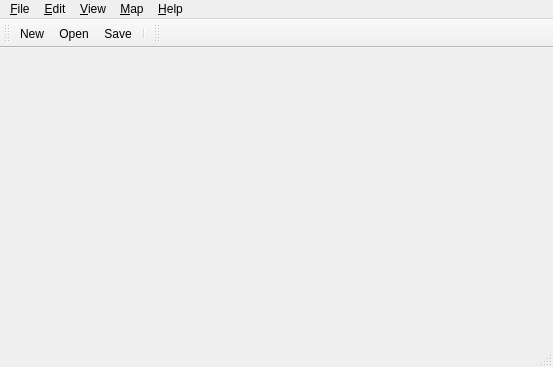
<?xml version="1.0" encoding="UTF-8"?>
<ui version="4.0">
 <class>MainWindow</class>
 <widget class="QMainWindow" name="MainWindow">
  <property name="geometry">
   <rect>
    <x>0</x>
    <y>0</y>
    <width>553</width>
    <height>367</height>
   </rect>
  </property>
  <property name="acceptDrops">
   <bool>true</bool>
  </property>
  <property name="windowTitle">
   <string>Dofus.io Map Editor</string>
  </property>
  <property name="unifiedTitleAndToolBarOnMac">
   <bool>true</bool>
  </property>
  <widget class="QWidget" name="centralWidget">
   <layout class="QVBoxLayout" name="verticalLayout">
    <property name="leftMargin">
     <number>0</number>
    </property>
    <property name="topMargin">
     <number>0</number>
    </property>
    <property name="rightMargin">
     <number>0</number>
    </property>
    <property name="bottomMargin">
     <number>0</number>
    </property>
   </layout>
  </widget>
  <widget class="QMenuBar" name="menuBar">
   <property name="geometry">
    <rect>
     <x>0</x>
     <y>0</y>
     <width>553</width>
     <height>21</height>
    </rect>
   </property>
   <widget class="QMenu" name="menuFile">
    <property name="title">
     <string>&amp;File</string>
    </property>
    <widget class="QMenu" name="menuRecentFiles">
     <property name="title">
      <string>&amp;Recent Files</string>
     </property>
     <property name="icon">
      <iconset resource="tiled.qrc">
       <normaloff>:/images/16x16/document-open-recent.png</normaloff>:/images/16x16/document-open-recent.png</iconset>
     </property>
     <addaction name="actionClearRecentFiles"/>
    </widget>
    <addaction name="actionNew"/>
    <addaction name="actionOpen"/>
    <addaction name="menuRecentFiles"/>
    <addaction name="separator"/>
    <addaction name="actionSave"/>
    <addaction name="actionSaveAs"/>
    <addaction name="actionSaveAsImage"/>
    <addaction name="actionExport"/>
    <addaction name="actionExportAs"/>
    <addaction name="actionReload"/>
    <addaction name="separator"/>
    <addaction name="actionClose"/>
    <addaction name="actionCloseAll"/>
    <addaction name="actionQuit"/>
   </widget>
   <widget class="QMenu" name="menuEdit">
    <property name="title">
     <string>&amp;Edit</string>
    </property>
    <addaction name="actionCut"/>
    <addaction name="actionCopy"/>
    <addaction name="actionPaste"/>
    <addaction name="actionDelete"/>
    <addaction name="separator"/>
    <addaction name="actionPreferences"/>
   </widget>
   <widget class="QMenu" name="menuHelp">
    <property name="title">
     <string>&amp;Help</string>
    </property>
    <addaction name="actionAbout"/>
    <addaction name="actionAboutQt"/>
   </widget>
   <widget class="QMenu" name="menuMap">
    <property name="title">
     <string>&amp;Map</string>
    </property>
    <addaction name="actionNewTileset"/>
    <addaction name="actionAddExternalTileset"/>
    <addaction name="separator"/>
    <addaction name="actionResizeMap"/>
    <addaction name="actionOffsetMap"/>
    <addaction name="separator"/>
    <addaction name="actionMapProperties"/>
    <addaction name="actionAutoMap"/>
   </widget>
   <widget class="QMenu" name="menuView">
    <property name="title">
     <string>&amp;View</string>
    </property>
    <addaction name="actionShowGrid"/>
    <addaction name="actionShowTileObjectOutlines"/>
    <addaction name="actionShowTileAnimations"/>
    <addaction name="actionHighlightCurrentLayer"/>
    <addaction name="separator"/>
    <addaction name="actionSnapToGrid"/>
    <addaction name="actionSnapToFineGrid"/>
    <addaction name="separator"/>
    <addaction name="actionZoomIn"/>
    <addaction name="actionZoomOut"/>
    <addaction name="actionZoomNormal"/>
   </widget>
   <addaction name="menuFile"/>
   <addaction name="menuEdit"/>
   <addaction name="menuView"/>
   <addaction name="menuMap"/>
   <addaction name="menuHelp"/>
  </widget>
  <widget class="QToolBar" name="mainToolBar">
   <property name="windowTitle">
    <string>Main Toolbar</string>
   </property>
   <attribute name="toolBarArea">
    <enum>TopToolBarArea</enum>
   </attribute>
   <attribute name="toolBarBreak">
    <bool>false</bool>
   </attribute>
   <addaction name="actionNew"/>
   <addaction name="actionOpen"/>
   <addaction name="actionSave"/>
   <addaction name="separator"/>
  </widget>
  <widget class="QStatusBar" name="statusBar"/>
  <widget class="QToolBar" name="toolsToolBar">
   <property name="windowTitle">
    <string>Tools</string>
   </property>
   <attribute name="toolBarArea">
    <enum>TopToolBarArea</enum>
   </attribute>
   <attribute name="toolBarBreak">
    <bool>false</bool>
   </attribute>
  </widget>
  <action name="actionOpen">
   <property name="icon">
    <iconset resource="tiled.qrc">
     <normaloff>:/images/16x16/document-open.png</normaloff>:/images/16x16/document-open.png</iconset>
   </property>
   <property name="text">
    <string>&amp;Open...</string>
   </property>
  </action>
  <action name="actionSave">
   <property name="icon">
    <iconset resource="tiled.qrc">
     <normaloff>:/images/16x16/document-save.png</normaloff>:/images/16x16/document-save.png</iconset>
   </property>
   <property name="text">
    <string>&amp;Save</string>
   </property>
  </action>
  <action name="actionQuit">
   <property name="icon">
    <iconset resource="tiled.qrc">
     <normaloff>:/images/16x16/application-exit.png</normaloff>:/images/16x16/application-exit.png</iconset>
   </property>
   <property name="text">
    <string>&amp;Quit</string>
   </property>
   <property name="menuRole">
    <enum>QAction::QuitRole</enum>
   </property>
  </action>
  <action name="actionCopy">
   <property name="enabled">
    <bool>false</bool>
   </property>
   <property name="icon">
    <iconset resource="tiled.qrc">
     <normaloff>:/images/16x16/edit-copy.png</normaloff>:/images/16x16/edit-copy.png</iconset>
   </property>
   <property name="text">
    <string>&amp;Copy</string>
   </property>
  </action>
  <action name="actionPaste">
   <property name="enabled">
    <bool>false</bool>
   </property>
   <property name="icon">
    <iconset resource="tiled.qrc">
     <normaloff>:/images/16x16/edit-paste.png</normaloff>:/images/16x16/edit-paste.png</iconset>
   </property>
   <property name="text">
    <string>&amp;Paste</string>
   </property>
  </action>
  <action name="actionAbout">
   <property name="icon">
    <iconset resource="tiled.qrc">
     <normaloff>:/images/16x16/help-about.png</normaloff>:/images/16x16/help-about.png</iconset>
   </property>
   <property name="text">
    <string>&amp;About Tiled</string>
   </property>
   <property name="menuRole">
    <enum>QAction::AboutRole</enum>
   </property>
  </action>
  <action name="actionAboutQt">
   <property name="text">
    <string>About Qt</string>
   </property>
   <property name="menuRole">
    <enum>QAction::AboutQtRole</enum>
   </property>
  </action>
  <action name="actionResizeMap">
   <property name="icon">
    <iconset resource="tiled.qrc">
     <normaloff>:/images/16x16/document-page-setup.png</normaloff>:/images/16x16/document-page-setup.png</iconset>
   </property>
   <property name="text">
    <string>&amp;Resize Map...</string>
   </property>
   <property name="visible">
    <bool>false</bool>
   </property>
  </action>
  <action name="actionMapProperties">
   <property name="icon">
    <iconset resource="tiled.qrc">
     <normaloff>:/images/16x16/document-properties.png</normaloff>:/images/16x16/document-properties.png</iconset>
   </property>
   <property name="text">
    <string>Map &amp;Properties</string>
   </property>
   <property name="visible">
    <bool>true</bool>
   </property>
  </action>
  <action name="actionAutoMap">
   <property name="text">
    <string>AutoMap</string>
   </property>
   <property name="shortcut">
    <string>A</string>
   </property>
  </action>
  <action name="actionShowGrid">
   <property name="checkable">
    <bool>true</bool>
   </property>
   <property name="text">
    <string>Show &amp;Grid</string>
   </property>
   <property name="shortcut">
    <string>Ctrl+G</string>
   </property>
  </action>
  <action name="actionSaveAs">
   <property name="icon">
    <iconset resource="tiled.qrc">
     <normaloff>:/images/16x16/document-save-as.png</normaloff>:/images/16x16/document-save-as.png</iconset>
   </property>
   <property name="text">
    <string>Save &amp;As...</string>
   </property>
  </action>
  <action name="actionNew">
   <property name="icon">
    <iconset resource="tiled.qrc">
     <normaloff>:/images/16x16/document-new.png</normaloff>:/images/16x16/document-new.png</iconset>
   </property>
   <property name="text">
    <string>&amp;New...</string>
   </property>
  </action>
  <action name="actionNewTileset">
   <property name="icon">
    <iconset resource="tiled.qrc">
     <normaloff>:/images/16x16/document-new.png</normaloff>:/images/16x16/document-new.png</iconset>
   </property>
   <property name="text">
    <string>New &amp;Tileset...</string>
   </property>
  </action>
  <action name="actionClose">
   <property name="icon">
    <iconset resource="tiled.qrc">
     <normaloff>:/images/16x16/window-close.png</normaloff>:/images/16x16/window-close.png</iconset>
   </property>
   <property name="text">
    <string>&amp;Close</string>
   </property>
  </action>
  <action name="actionZoomIn">
   <property name="icon">
    <iconset resource="tiled.qrc">
     <normaloff>:/images/16x16/zoom-in.png</normaloff>:/images/16x16/zoom-in.png</iconset>
   </property>
   <property name="text">
    <string>Zoom In</string>
   </property>
  </action>
  <action name="actionZoomOut">
   <property name="icon">
    <iconset resource="tiled.qrc">
     <normaloff>:/images/16x16/zoom-out.png</normaloff>:/images/16x16/zoom-out.png</iconset>
   </property>
   <property name="text">
    <string>Zoom Out</string>
   </property>
  </action>
  <action name="actionZoomNormal">
   <property name="enabled">
    <bool>false</bool>
   </property>
   <property name="icon">
    <iconset resource="tiled.qrc">
     <normaloff>:/images/16x16/zoom-original.png</normaloff>:/images/16x16/zoom-original.png</iconset>
   </property>
   <property name="text">
    <string>Normal Size</string>
   </property>
   <property name="shortcut">
    <string>Ctrl+0</string>
   </property>
  </action>
  <action name="actionSaveAsImage">
   <property name="text">
    <string>Save As &amp;Image...</string>
   </property>
  </action>
  <action name="actionCut">
   <property name="enabled">
    <bool>false</bool>
   </property>
   <property name="icon">
    <iconset resource="tiled.qrc">
     <normaloff>:/images/16x16/edit-cut.png</normaloff>:/images/16x16/edit-cut.png</iconset>
   </property>
   <property name="text">
    <string>Cu&amp;t</string>
   </property>
  </action>
  <action name="actionOffsetMap">
   <property name="text">
    <string>&amp;Offset Map...</string>
   </property>
   <property name="toolTip">
    <string>Offsets everything in a layer</string>
   </property>
   <property name="visible">
    <bool>false</bool>
   </property>
  </action>
  <action name="actionPreferences">
   <property name="text">
    <string>Pre&amp;ferences...</string>
   </property>
   <property name="menuRole">
    <enum>QAction::PreferencesRole</enum>
   </property>
  </action>
  <action name="actionClearRecentFiles">
   <property name="icon">
    <iconset resource="tiled.qrc">
     <normaloff>:/images/16x16/edit-clear.png</normaloff>:/images/16x16/edit-clear.png</iconset>
   </property>
   <property name="text">
    <string>Clear Recent Files</string>
   </property>
  </action>
  <action name="actionExportAs">
   <property name="text">
    <string>E&amp;xport As...</string>
   </property>
   <property name="shortcut">
    <string>Ctrl+Shift+E</string>
   </property>
  </action>
  <action name="actionAddExternalTileset">
   <property name="text">
    <string>&amp;Add External Tileset...</string>
   </property>
  </action>
  <action name="actionSnapToGrid">
   <property name="checkable">
    <bool>true</bool>
   </property>
   <property name="text">
    <string>&amp;Snap to Grid</string>
   </property>
  </action>
  <action name="actionCloseAll">
   <property name="text">
    <string>C&amp;lose All</string>
   </property>
   <property name="shortcut">
    <string>Ctrl+Shift+W</string>
   </property>
  </action>
  <action name="actionDelete">
   <property name="enabled">
    <bool>false</bool>
   </property>
   <property name="icon">
    <iconset resource="tiled.qrc">
     <normaloff>:/images/16x16/edit-delete.png</normaloff>:/images/16x16/edit-delete.png</iconset>
   </property>
   <property name="text">
    <string>&amp;Delete</string>
   </property>
   <property name="iconText">
    <string>Delete</string>
   </property>
  </action>
  <action name="actionHighlightCurrentLayer">
   <property name="checkable">
    <bool>true</bool>
   </property>
   <property name="text">
    <string>&amp;Highlight Current Layer</string>
   </property>
   <property name="shortcut">
    <string>H</string>
   </property>
  </action>
  <action name="actionShowTileObjectOutlines">
   <property name="checkable">
    <bool>true</bool>
   </property>
   <property name="text">
    <string>Show Tile Object &amp;Outlines</string>
   </property>
  </action>
  <action name="actionSnapToFineGrid">
   <property name="checkable">
    <bool>true</bool>
   </property>
   <property name="text">
    <string>Snap to &amp;Fine Grid</string>
   </property>
  </action>
  <action name="actionShowTileAnimations">
   <property name="checkable">
    <bool>true</bool>
   </property>
   <property name="text">
    <string>Show Tile Animations</string>
   </property>
  </action>
  <action name="actionReload">
   <property name="text">
    <string>Reload</string>
   </property>
   <property name="shortcut">
    <string>Ctrl+R</string>
   </property>
  </action>
  <action name="actionExport">
   <property name="text">
    <string>&amp;Export</string>
   </property>
   <property name="shortcut">
    <string>Ctrl+E</string>
   </property>
  </action>
 </widget>
 <layoutdefault spacing="6" margin="11"/>
 <resources>
  <include location="tiled.qrc"/>
 </resources>
 <connections/>
</ui>
